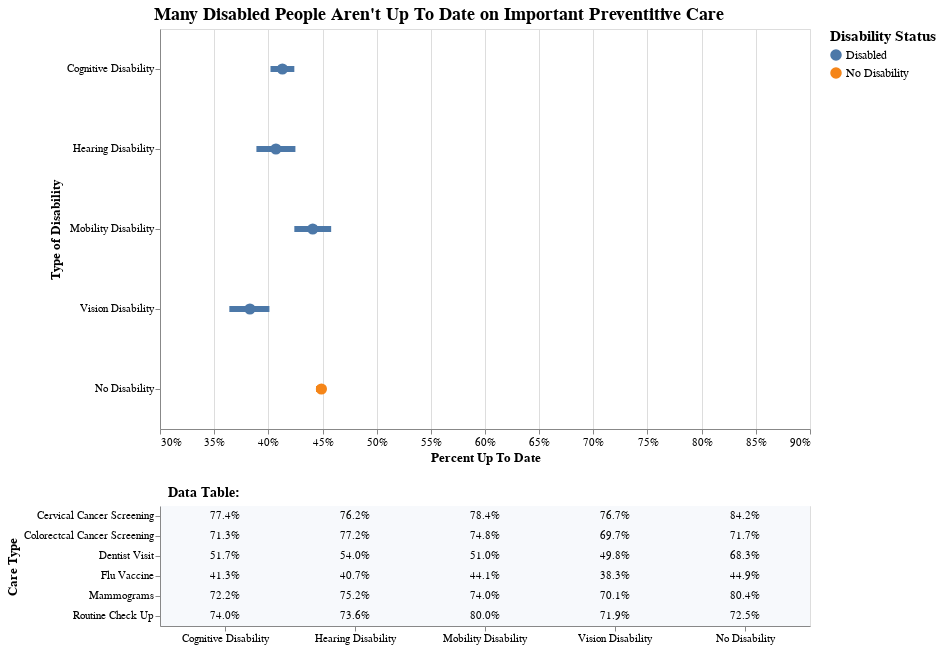

Write notebook code for a chart like this one.
### Code cell
alt.vconcat(c, bottom).configure_axisX(labelAngle = 0)

### Figure 1 — Vega-Lite specification as saved in the notebook (floating-point values rounded to 4 significant figures)
{"config": {"view": {"continuousWidth": 400, "continuousHeight": 300}, "axisX": {"labelAngle": 0}}, "vconcat": [{"layer": [{"mark": {"type": "rule", "size": 6}, "encoding": {"color": {"field": "disabled_binary", "legend": {"labelFontSize": 12, "title": "Disability Status", "titleFontSize": 15}, "type": "nominal"}, "tooltip": [{"field": "Data_Value", "format": ".1%", "title": "Percent Up To Date", "type": "quantitative"}, {"field": "margin_of_error", "format": ".1%", "title": "Margin of Error", "type": "quantitative"}], "x": {"axis": {"format": ".0%", "labelFontSize": 11, "title": "Percent Up To Date", "titleFontSize": 13}, "field": "High_Confidence_Limit", "scale": {"domain": [0.3, 0.9], "zero": false}, "type": "quantitative"}, "x2": {"field": "Low_Confidence_Limit"}, "y": {"axis": {"labelFontSize": 10.5, "title": "Type of Disability", "titleFontSize": 13}, "field": "Stratification1", "sort": ["Cognitive Disability", "Hearing Disability", "Mobility Disability", "Vision Disability", "No Disability"], "type": "nominal"}}, "title": {"text": "Many Disabled People Aren't Up To Date on Important Preventitive Care", "anchor": "start", "dx": 105, "fontSize": 18}, "transform": [{"filter": {"selection": "selector023"}}]}, {"mark": {"type": "point", "filled": true, "opacity": 1.0, "size": 125}, "encoding": {"color": {"field": "disabled_binary", "type": "nominal"}, "tooltip": [{"field": "Data_Value", "format": ".1%", "title": "Percent Up To Date", "type": "quantitative"}, {"field": "margin_of_error", "format": ".1%", "title": "Margin of Error", "type": "quantitative"}], "x": {"field": "Data_Value", "type": "quantitative"}, "y": {"field": "Stratification1", "sort": ["Cognitive Disability", "Hearing Disability", "Mobility Disability", "Vision Disability", "No Disability"], "type": "nominal"}}, "selection": {"selector023": {"type": "single", "fields": ["Question"], "init": {"Question": "Had a flu vaccine in the past 12 months among adults 18 years of age or older"}, "bind": {"input": "select", "options": ["Had a flu vaccine in the past 12 months among adults 18 years of age or older", "Mammogram in the past 2 years among females 50 to 74 years of age", "Routine check-up in the past year among adults 18 years of age or older", "Up-to-date cervical cancer screening among females 21 to 65 years of age", "Up-to-date colorectal cancer screening among adults 50 to 75 years of age", "Visited a dentist in the past year among adults 18 years of age or older"], "name": "Select Preventive Care Type: "}, "on": "dragover", "clear": "false"}, "selector022": {"type": "single", "encodings": ["x", "y"], "on": "mouseover", "nearest": true, "empty": "none"}}, "transform": [{"filter": {"selection": "selector023"}}]}], "height": 400, "width": 650}, {"layer": [{"mark": {"type": "rect", "color": "#fff"}, "encoding": {"color": {"condition": {"value": "#7396f0", "selection": "selector022"}, "value": "#f7f9fc"}, "x": {"axis": {"labelFontSize": 10.5, "title": ""}, "field": "Stratification1", "sort": ["Cognitive Disability", "Hearing Disability", "Mobility Disability", "Vision Disability", "No Disability"], "type": "nominal"}, "y": {"axis": {"labelFontSize": 10.5, "title": "Care Type", "titleFontSize": 13}, "field": "short_question", "type": "nominal"}}}, {"mark": {"type": "text", "baseline": "middle"}, "encoding": {"text": {"field": "Data_Value", "format": ".1%", "type": "quantitative"}, "x": {"field": "Stratification1", "sort": ["Cognitive Disability", "Hearing Disability", "Mobility Disability", "Vision Disability", "No Disability"], "type": "nominal"}, "y": {"field": "short_question", "type": "nominal"}}}], "title": {"text": "Data Table:", "anchor": "start", "dx": 162, "dy": -2, "fontSize": 14}, "width": 650}], "data": {"name": "data-7d8d9cce5b4f93a1ba3beb45ed2ac13c"}, "$schema": "https://vega.github.io/schema/vega-lite/v4.17.0.json", "datasets": {"data-7d8d9cce5b4f93a1ba3beb45ed2ac13c": [{"Stratification1": "Cognitive Disability", "Question": "Had a flu vaccine in the past 12 months among adults 18 years of age or older", "short_question": "Flu Vaccine", "Data_Value": 0.413, "High_Confidence_Limit": 0.424, "Low_Confidence_Limit": 0.402, "margin_of_error": 0.011, "disabled_binary": "Disabled"}, {"Stratification1": "Cognitive Disability", "Question": "Mammogram in the past 2 years among females 50 to 74 years of age", "short_question": "Mammograms", "Data_Value": 0.722, "High_Confidence_Limit": 0.741, "Low_Confidence_Limit": 0.702, "margin_of_error": 0.019, "disabled_binary": "Disabled"}, {"Stratification1": "Cognitive Disability", "Question": "Routine check-up in the past year among adults 18 years of age or older", "short_question": "Routine Check Up", "Data_Value": 0.74, "High_Confidence_Limit": 0.751, "Low_Confidence_Limit": 0.729, "margin_of_error": 0.011, "disabled_binary": "Disabled"}, {"Stratification1": "Cognitive Disability", "Question": "Up-to-date cervical cancer screening among females 21 to 65 years of age", "short_question": "Cervical Cancer Screening", "Data_Value": 0.774, "High_Confidence_Limit": 0.792, "Low_Confidence_Limit": 0.755, "margin_of_error": 0.018, "disabled_binary": "Disabled"}, {"Stratification1": "Cognitive Disability", "Question": "Up-to-date colorectal cancer screening among adults 50 to 75 years of age", "short_question": "Colorectcal Cancer Screening", "Data_Value": 0.713, "High_Confidence_Limit": 0.732, "Low_Confidence_Limit": 0.694, "margin_of_error": 0.019, "disabled_binary": "Disabled"}, {"Stratification1": "Cognitive Disability", "Question": "Visited a dentist in the past year among adults 18 years of age or older", "short_question": "Dentist Visit", "Data_Value": 0.517, "High_Confidence_Limit": 0.529, "Low_Confidence_Limit": 0.505, "margin_of_error": 0.012, "disabled_binary": "Disabled"}, {"Stratification1": "Hearing Disability", "Question": "Had a flu vaccine in the past 12 months among adults 18 years of age or older", "short_question": "Flu Vaccine", "Data_Value": 0.407, "High_Confidence_Limit": 0.425, "Low_Confidence_Limit": 0.389, "margin_of_error": 0.018, "disabled_binary": "Disabled"}, {"Stratification1": "Hearing Disability", "Question": "Mammogram in the past 2 years among females 50 to 74 years of age", "short_question": "Mammograms", "Data_Value": 0.752, "High_Confidence_Limit": 0.776, "Low_Confidence_Limit": 0.726, "margin_of_error": 0.024, "disabled_binary": "Disabled"}, {"Stratification1": "Hearing Disability", "Question": "Routine check-up in the past year among adults 18 years of age or older", "short_question": "Routine Check Up", "Data_Value": 0.736, "High_Confidence_Limit": 0.755, "Low_Confidence_Limit": 0.716, "margin_of_error": 0.019, "disabled_binary": "Disabled"}, {"Stratification1": "Hearing Disability", "Question": "Up-to-date cervical cancer screening among females 21 to 65 years of age", "short_question": "Cervical Cancer Screening", "Data_Value": 0.762, "High_Confidence_Limit": 0.795, "Low_Confidence_Limit": 0.724, "margin_of_error": 0.033, "disabled_binary": "Disabled"}, {"Stratification1": "Hearing Disability", "Question": "Up-to-date colorectal cancer screening among adults 50 to 75 years of age", "short_question": "Colorectcal Cancer Screening", "Data_Value": 0.772, "High_Confidence_Limit": 0.789, "Low_Confidence_Limit": 0.754, "margin_of_error": 0.017, "disabled_binary": "Disabled"}, {"Stratification1": "Hearing Disability", "Question": "Visited a dentist in the past year among adults 18 years of age or older", "short_question": "Dentist Visit", "Data_Value": 0.54, "High_Confidence_Limit": 0.56, "Low_Confidence_Limit": 0.519, "margin_of_error": 0.02, "disabled_binary": "Disabled"}, {"Stratification1": "Mobility Disability", "Question": "Had a flu vaccine in the past 12 months among adults 18 years of age or older", "short_question": "Flu Vaccine", "Data_Value": 0.441, "High_Confidence_Limit": 0.458, "Low_Confidence_Limit": 0.424, "margin_of_error": 0.017, "disabled_binary": "Disabled"}, {"Stratification1": "Mobility Disability", "Question": "Mammogram in the past 2 years among females 50 to 74 years of age", "short_question": "Mammograms", "Data_Value": 0.74, "High_Confidence_Limit": 0.755, "Low_Confidence_Limit": 0.724, "margin_of_error": 0.015, "disabled_binary": "Disabled"}, {"Stratification1": "Mobility Disability", "Question": "Routine check-up in the past year among adults 18 years of age or older", "short_question": "Routine Check Up", "Data_Value": 0.8, "High_Confidence_Limit": 0.815, "Low_Confidence_Limit": 0.784, "margin_of_error": 0.015, "disabled_binary": "Disabled"}, {"Stratification1": "Mobility Disability", "Question": "Up-to-date cervical cancer screening among females 21 to 65 years of age", "short_question": "Cervical Cancer Screening", "Data_Value": 0.784, "High_Confidence_Limit": 0.805, "Low_Confidence_Limit": 0.762, "margin_of_error": 0.021, "disabled_binary": "Disabled"}, {"Stratification1": "Mobility Disability", "Question": "Up-to-date colorectal cancer screening among adults 50 to 75 years of age", "short_question": "Colorectcal Cancer Screening", "Data_Value": 0.748, "High_Confidence_Limit": 0.76, "Low_Confidence_Limit": 0.736, "margin_of_error": 0.012, "disabled_binary": "Disabled"}, {"Stratification1": "Mobility Disability", "Question": "Visited a dentist in the past year among adults 18 years of age or older", "short_question": "Dentist Visit", "Data_Value": 0.51, "High_Confidence_Limit": 0.527, "Low_Confidence_Limit": 0.492, "margin_of_error": 0.017, "disabled_binary": "Disabled"}, {"Stratification1": "No Disability", "Question": "Had a flu vaccine in the past 12 months among adults 18 years of age or older", "short_question": "Flu Vaccine", "Data_Value": 0.449, "High_Confidence_Limit": 0.453, "Low_Confidence_Limit": 0.444, "margin_of_error": 0.004, "disabled_binary": "No Disability"}, {"Stratification1": "No Disability", "Question": "Mammogram in the past 2 years among females 50 to 74 years of age", "short_question": "Mammograms", "Data_Value": 0.804, "High_Confidence_Limit": 0.812, "Low_Confidence_Limit": 0.797, "margin_of_error": 0.008, "disabled_binary": "No Disability"}, {"Stratification1": "No Disability", "Question": "Routine check-up in the past year among adults 18 years of age or older", "short_question": "Routine Check Up", "Data_Value": 0.725, "High_Confidence_Limit": 0.729, "Low_Confidence_Limit": 0.721, "margin_of_error": 0.004, "disabled_binary": "No Disability"}, {"Stratification1": "No Disability", "Question": "Up-to-date cervical cancer screening among females 21 to 65 years of age", "short_question": "Cervical Cancer Screening", "Data_Value": 0.842, "High_Confidence_Limit": 0.848, "Low_Confidence_Limit": 0.836, "margin_of_error": 0.006, "disabled_binary": "No Disability"}, {"Stratification1": "No Disability", "Question": "Up-to-date colorectal cancer screening among adults 50 to 75 years of age", "short_question": "Colorectcal Cancer Screening", "Data_Value": 0.717, "High_Confidence_Limit": 0.723, "Low_Confidence_Limit": 0.71, "margin_of_error": 0.006, "disabled_binary": "No Disability"}, {"Stratification1": "No Disability", "Question": "Visited a dentist in the past year among adults 18 years of age or older", "short_question": "Dentist Visit", "Data_Value": 0.683, "High_Confidence_Limit": 0.688, "Low_Confidence_Limit": 0.679, "margin_of_error": 0.005, "disabled_binary": "No Disability"}, {"Stratification1": "Vision Disability", "Question": "Had a flu vaccine in the past 12 months among adults 18 years of age or older", "short_question": "Flu Vaccine", "Data_Value": 0.383, "High_Confidence_Limit": 0.401, "Low_Confidence_Limit": 0.364, "margin_of_error": 0.018, "disabled_binary": "Disabled"}, {"Stratification1": "Vision Disability", "Question": "Mammogram in the past 2 years among females 50 to 74 years of age", "short_question": "Mammograms", "Data_Value": 0.701, "High_Confidence_Limit": 0.735, "Low_Confidence_Limit": 0.664, "margin_of_error": 0.034, "disabled_binary": "Disabled"}, {"Stratification1": "Vision Disability", "Question": "Routine check-up in the past year among adults 18 years of age or older", "short_question": "Routine Check Up", "Data_Value": 0.719, "High_Confidence_Limit": 0.739, "Low_Confidence_Limit": 0.698, "margin_of_error": 0.02, "disabled_binary": "Disabled"}, {"Stratification1": "Vision Disability", "Question": "Up-to-date cervical cancer screening among females 21 to 65 years of age", "short_question": "Cervical Cancer Screening", "Data_Value": 0.767, "High_Confidence_Limit": 0.798, "Low_Confidence_Limit": 0.734, "margin_of_error": 0.031, "disabled_binary": "Disabled"}, {"Stratification1": "Vision Disability", "Question": "Up-to-date colorectal cancer screening among adults 50 to 75 years of age", "short_question": "Colorectcal Cancer Screening", "Data_Value": 0.697, "High_Confidence_Limit": 0.721, "Low_Confidence_Limit": 0.671, "margin_of_error": 0.024, "disabled_binary": "Disabled"}, {"Stratification1": "Vision Disability", "Question": "Visited a dentist in the past year among adults 18 years of age or older", "short_question": "Dentist Visit", "Data_Value": 0.498, "High_Confidence_Limit": 0.519, "Low_Confidence_Limit": 0.477, "margin_of_error": 0.021, "disabled_binary": "Disabled"}]}}
